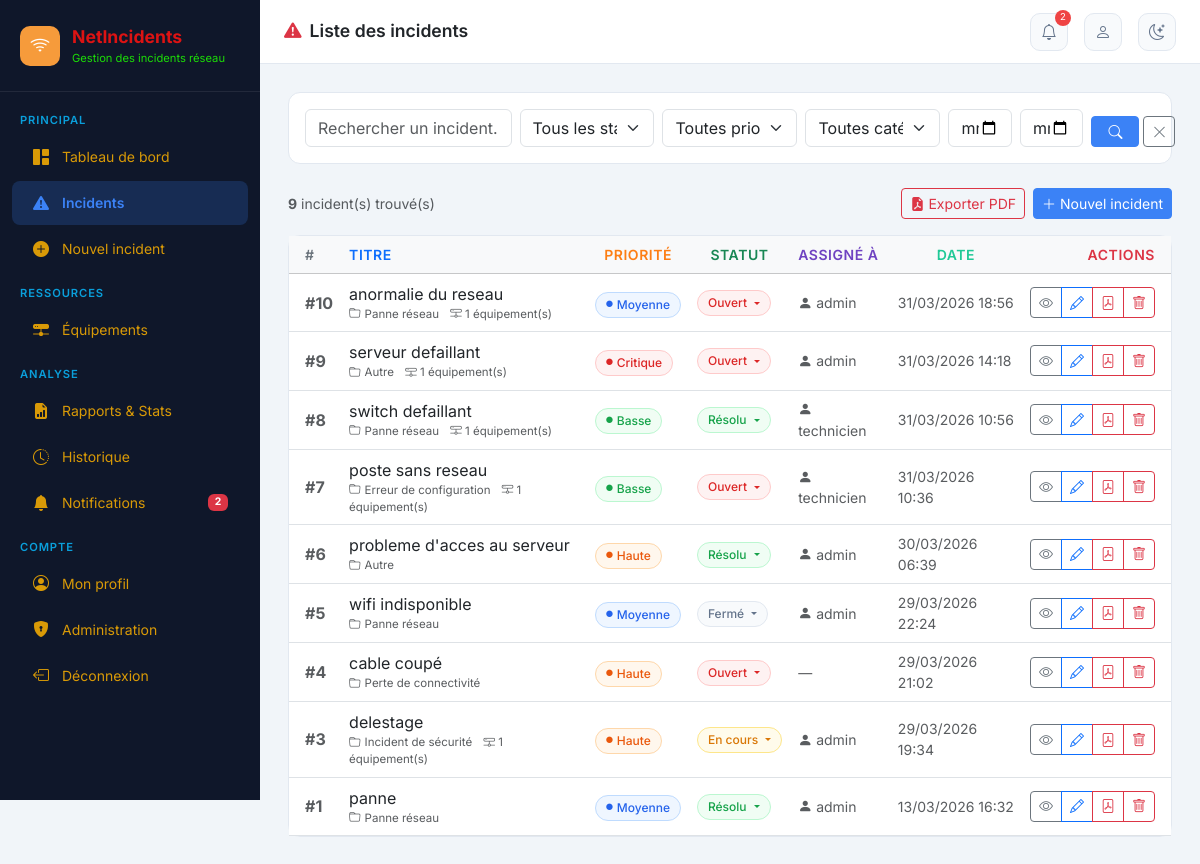
The page /incidents/ (signed in) on the database its author committed.
### incidents/models.py (models this page shows, shortened)
class Incident(models.Model):
    PRIORITE = [
        ('critique', 'Critique'),
        ('haute', 'Haute'),
        ('moyenne', 'Moyenne'),
        ('basse', 'Basse'),
    ]
    STATUT = [
        ('ouvert', 'Ouvert'),
        ('en_cours', 'En cours'),
        ('resolu', 'Résolu'),
        ('ferme', 'Fermé'),
    ]
    CATEGORIE = [
        ('panne_reseau', 'Panne réseau'),
        ('lenteur', 'Lenteur / Dégradation'),
        ('securite', 'Incident de sécurité'),
        ('configuration', 'Erreur de configuration'),
        ('materiel', 'Défaillance matérielle'),
        ('logiciel', 'Incident logiciel'),
        ('connectivite', 'Perte de connectivité'),
        ('autre', 'Autre'),
    ]
    titre = models.CharField(max_length=200, verbose_name="Titre")
    description = models.TextField(verbose_name="Description")
    categorie = models.CharField(max_length=30, choices=CATEGORIE, default='autre', verbose_name="Catégorie")
    priorite = models.CharField(max_length=20, choices=PRIORITE, default='moyenne', verbose_name="Priorité")
    statut = models.CharField(max_length=20, choices=STATUT, default='ouvert', verbose_name="Statut")
    equipements = models.ManyToManyField(Equipement, blank=True, verbose_name="Équipements concernés")
    date_creation = models.DateTimeField(auto_now_add=True, verbose_name="Date de création")
    date_modification = models.DateTimeField(auto_now=True, verbose_name="Dernière modification")
    date_resolution = models.DateTimeField(null=True, blank=True, verbose_name="Date de résolution")
    date_fermeture = models.DateTimeField(null=True, blank=True, verbose_name="Date de fermeture")
    cree_par = models.ForeignKey(
        User, on_delete=models.SET_NULL, null=True,
        related_name='incidents_crees', verbose_name="Créé par"
    )
    assigne_a = models.ForeignKey(
        User, on_delete=models.SET_NULL, null=True, blank=True,
        related_name='incidents_assignes', verbose_name="Assigné à"
    )
    impact = models.TextField(blank=True, verbose_name="Impact métier")
    cause_racine = models.TextField(blank=True, verbose_name="Cause racine")
    solution_appliquee = models.TextField(blank=True, verbose_name="Solution appliquée")
    class Meta:
        verbose_name = "Incident"
        verbose_name_plural = "Incidents"
        ordering = ['-date_creation']

### incidents/views.py (the view)
# urls.py: path('incidents/', views.liste_incidents, name='liste_incidents'),
@login_required
def liste_incidents(request):
    form_filtre = FiltreIncidentForm(request.GET)
    qs = Incident.objects.select_related('cree_par', 'assigne_a').prefetch_related('equipements')
    if form_filtre.is_valid():
        data = form_filtre.cleaned_data
        if data.get('recherche'):
            q = data['recherche']
            qs = qs.filter(Q(titre__icontains=q) | Q(description__icontains=q))
        if data.get('statut'):
            qs = qs.filter(statut=data['statut'])
        if data.get('priorite'):
            qs = qs.filter(priorite=data['priorite'])
        if data.get('categorie'):
            qs = qs.filter(categorie=data['categorie'])
        if data.get('date_debut'):
            qs = qs.filter(date_creation__date__gte=data['date_debut'])
        if data.get('date_fin'):
            qs = qs.filter(date_creation__date__lte=data['date_fin'])
    tri = request.GET.get('tri', '-date_creation')
    qs = qs.order_by(tri)
    paginator = Paginator(qs, 15)
    page_obj = paginator.get_page(request.GET.get('page'))
    nb_notifs = Notification.objects.filter(utilisateur=request.user, lue=False).count()
    return render(request, 'incidents/liste_incidents.html', {
        'page_obj': page_obj,
        'form_filtre': form_filtre,
        'tri': tri,
        'nb_notifs': nb_notifs,
    })

### incidents/forms.py
class FiltreIncidentForm(forms.Form):
    recherche = forms.CharField(
        required=False,
        widget=forms.TextInput(attrs={
            'class': 'form-control',
            'placeholder': 'Rechercher un incident...'
        })
    )
    statut = forms.ChoiceField(
        required=False,
        choices=[('', 'Tous les statuts')] + Incident.STATUT,
        widget=forms.Select(attrs={'class': 'form-select'})
    )
    priorite = forms.ChoiceField(
        required=False,
        choices=[('', 'Toutes priorités')] + Incident.PRIORITE,
        widget=forms.Select(attrs={'class': 'form-select'})
    )
    categorie = forms.ChoiceField(
        required=False,
        choices=[('', 'Toutes catégories')] + Incident.CATEGORIE,
        widget=forms.Select(attrs={'class': 'form-select'})
    )
    date_debut = forms.DateField(
        required=False,
        widget=forms.DateInput(attrs={'class': 'form-control', 'type': 'date'})
    )
    date_fin = forms.DateField(
        required=False,
        widget=forms.DateInput(attrs={'class': 'form-control', 'type': 'date'})
    )

### incidents/templates/incidents/liste_incidents.html (shortened to what this page needs)
{% extends 'incidents/base.html' %}
{% block page_title %}<i class="bi bi-exclamation-triangle-fill text-danger me-2"></i>Liste des incidents{% endblock %}
{% block content %}
<div class="card mb-4">
  <div class="card-body">
    <form method="get" id="formFiltre">
      <div class="row g-2 align-items-end">
        <div class="col-md-3">
          {{ form_filtre.recherche }}
        </div>
        <div class="col-md-2">{{ form_filtre.statut }}</div>
        <div class="col-md-2">{{ form_filtre.priorite }}</div>
        <div class="col-md-2">{{ form_filtre.categorie }}</div>
        <div class="col-md-1">{{ form_filtre.date_debut }}</div>
        <div class="col-md-1">{{ form_filtre.date_fin }}</div>
        <div class="col-md-1 d-flex gap-1">
          <button type="submit" class="btn btn-primary btn-sm px-3"><i class="bi bi-search"></i></button>
          <a href="{% url 'liste_incidents' %}" class="btn btn-outline-secondary btn-sm px-2"><i class="bi bi-x-lg"></i></a>
        </div>
      </div>
    </form>
  </div>
</div>
<div class="d-flex justify-content-between align-items-center mb-3">
  <div class="text-muted small">
    <strong>{{ page_obj.paginator.count }}</strong> incident(s) trouvé(s)
  </div>
  <div class="d-flex gap-2">
    <a href="{% url 'rapport_pdf_global' %}?{{ request.GET.urlencode }}" class="btn btn-sm btn-outline-danger">
      <i class="bi bi-file-earmark-pdf-fill me-1"></i>Exporter PDF
    </a>
    <a href="{% url 'creer_incident' %}" class="btn btn-sm btn-primary">
      <i class="bi bi-plus-lg me-1"></i>Nouvel incident
    </a>
  </div>
</div>
<div class="card">
  <div class="card-body p-0">
    <div class="table-responsive">
      <table class="table table-hover align-middle mb-0">
        <thead class="table-light">
          <tr>
           <th class="ps-3" style="font-weight:600; font-size:14px; color:#6c757d;">
  <a href="?{% if tri == 'id' %}-{% endif %}id&{{ request.GET.urlencode }}"
     style="text-decoration:none; color:#6c757d;">
    #
  </a>
</th>
<th style="font-weight:600; font-size:14px; color:#0d6efd;">
  <a href="?{% if tri == 'titre' %}-{% endif %}titre&{{ request.GET.urlencode }}"
     style="text-decoration:none; color:#0d6efd;">
    Titre
  </a>
</th>
<th style="font-weight:600; font-size:14px; color:#fd7e14; text-align:center;">
  <a href="?{% if tri == 'priorite' %}-{% endif %}priorite&{{ request.GET.urlencode }}"
     style="text-decoration:none; color:#fd7e14;">
    Priorité
  </a>
</th>
<th style="font-weight:600; font-size:14px; color:#198754; text-align:center;">
  <a href="?{% if tri == 'statut' %}-{% endif %}statut&{{ request.GET.urlencode }}"
     style="text-decoration:none; color:#198754;">
    Statut
  </a>
</th>
<th style="font-weight:600; font-size:14px; color:#6f42c1;">
  Assigné à
</th>
<th style="font-weight:600; font-size:14px; color:#20c997; text-align:center;">
  <a href="?{% if tri == 'date_creation' %}-{% endif %}date_creation&{{ request.GET.urlencode }}"
     style="text-decoration:none; color:#20c997;">
    Date
  </a>
</th>
<th class="text-end pe-3" style="font-weight:600; font-size:14px; color:#dc3545;">
  Actions
</th>
          </tr>
        </thead>
        <tbody>
          {% for inc in page_obj %}
          <tr>
            <td class="ps-3 fw-bold text-muted">#{{ inc.id }}</td>
            <td style="max-width:320px">
              <a href="{% url 'detail_incident' inc.pk %}" class="text-decoration-none text-dark fw-500">
                {{ inc.titre|truncatechars:55 }}
              </a>
              <div class="text-muted" style="font-size:.72rem">
                <i class="bi bi-folder me-1"></i>{{ inc.get_categorie_display }}
                {% if inc.equipements.exists %}
                <span class="ms-2">
                  <i class="bi bi-hdd-network"></i> {{ inc.equipements.count }} équipement(s)
                </span>
                {% endif %}
              </div>
            </td>
            <td>
              <span class="incident-badge badge-{{ inc.priorite }}">
                <i class="bi bi-circle-fill" style="font-size:.4rem"></i>
                {{ inc.get_priorite_display }}
              </span>
            </td>
            <td>
              <div class="dropdown">
                <span class="incident-badge badge-{{ inc.statut }} dropdown-toggle" role="button"
                      data-bs-toggle="dropdown" style="cursor:pointer"
                      title="Cliquer pour changer le statut">
                  {{ inc.get_statut_display }}
                </span>
              </div>
            </td>
            <td class="text-muted small">
              {% if inc.assigne_a %}
                <i class="bi bi-person-fill me-1"></i>{{ inc.assigne_a.username }}
              {% else %}
                <span class="text-muted">—</span>
              {% endif %}
            </td>
            <td class="text-muted small">{{ inc.date_creation|date:"d/m/Y H:i" }}</td>
            <td class="text-end pe-3">
              <div class="btn-group btn-group-sm">
                <a href="{% url 'detail_incident' inc.pk %}" class="btn btn-outline-secondary" title="Détail"><i class="bi bi-eye"></i></a>
                <a href="{% url 'modifier_incident' inc.pk %}" class="btn btn-outline-primary" title="Modifier"><i class="bi bi-pencil"></i></a>
                <a href="{% url 'rapport_pdf_incident' inc.pk %}" class="btn btn-outline-danger" title="PDF"><i class="bi bi-file-pdf"></i></a>
                <a href="{% url 'supprimer_incident' inc.pk %}" class="btn btn-outline-danger" title="Supprimer"
                   onclick="return confirm('Supprimer cet incident ?')"><i class="bi bi-trash"></i></a>
              </div>
            </td>
          </tr>
          {% endfor %}
        </tbody>
      </table>
    </div>
  </div>
</div>
{% endblock %}

### incidents/templates/incidents/base.html (style rules this page uses)
:root { --sidebar-width: 260px; --sidebar-bg: #0f172a; --sidebar-text: #94a3b8; --sidebar-active: #3b82f6; --topbar-h: 64px; --accent: #3b82f6; --accent-dark: #1d4ed8; }
* { font-family: 'Inter', sans-serif; }
body { background: #f1f5f9; min-height: 100vh; }
.card { border: 1px solid #e2e8f0; border-radius: 12px; box-shadow: none; }
.badge-critique { background: #fef2f2; color: #dc2626; border: 1px solid #fecaca; }
.badge-haute { background: #fff7ed; color: #ea580c; border: 1px solid #fed7aa; }
.badge-moyenne { background: #eff6ff; color: #2563eb; border: 1px solid #bfdbfe; }
.badge-basse { background: #f0fdf4; color: #16a34a; border: 1px solid #bbf7d0; }
.badge-ouvert { background: #fef2f2; color: #dc2626; border: 1px solid #fecaca; }
.badge-en_cours { background: #fffbeb; color: #d97706; border: 1px solid #fde68a; }
.badge-resolu { background: #f0fdf4; color: #16a34a; border: 1px solid #bbf7d0; }
.badge-ferme { background: #f8fafc; color: #64748b; border: 1px solid #e2e8f0; }
.incident-badge { display: inline-flex; align-items: center; gap: 4px; padding: 3px 10px; border-radius: 20px; font-size: .75rem; font-weight: 500; }
.table th { font-size: .8rem; font-weight: 600; color: #64748b; text-transform: uppercase; letter-spacing: .04em; }
.btn-primary { background: var(--accent); border-color: var(--accent); }

### rows shown on the page
Incident: id "10", titre "anormalie du reseau", categorie "Panne réseau", equipements.count "1", priorite "Moyenne", statut "Ouvert", assigne_a.username "admin", date_creation "31/03/2026 18:56"
Incident: id "9", titre "serveur defaillant", categorie "Autre", equipements.count "1", priorite "Critique", statut "Ouvert", assigne_a.username "admin", date_creation "31/03/2026 14:18"
Incident: id "8", titre "switch defaillant", categorie "Panne réseau", equipements.count "1", priorite "Basse", statut "Résolu", assigne_a.username "technicien", date_creation "31/03/2026 10:56"
Incident: id "7", titre "poste sans reseau", categorie "Erreur de configuration", equipements.count "1", priorite "Basse", statut "Ouvert", assigne_a.username "technicien", date_creation "31/03/2026 10:36"
Incident: id "6", titre "probleme d'acces au serveur", categorie "Autre", priorite "Haute", statut "Résolu", assigne_a.username "admin", date_creation "30/03/2026 06:39"
Incident: id "5", titre "wifi indisponible", categorie "Panne réseau", priorite "Moyenne", statut "Fermé", assigne_a.username "admin", date_creation "29/03/2026 22:24"
Incident: id "4", titre "cable coupé", categorie "Perte de connectivité", priorite "Haute", statut "Ouvert", date_creation "29/03/2026 21:02"
Incident: id "3", titre "delestage", categorie "Incident de sécurité", equipements.count "1", priorite "Haute", statut "En cours", assigne_a.username "admin", date_creation "29/03/2026 19:34"
Incident: id "1", titre "panne", categorie "Panne réseau", priorite "Moyenne", statut "Résolu", assigne_a.username "admin", date_creation "13/03/2026 16:32"

### other values the page prints
{{ nb_notifs }} "2"
{{ page_obj.paginator.count }} "9"
